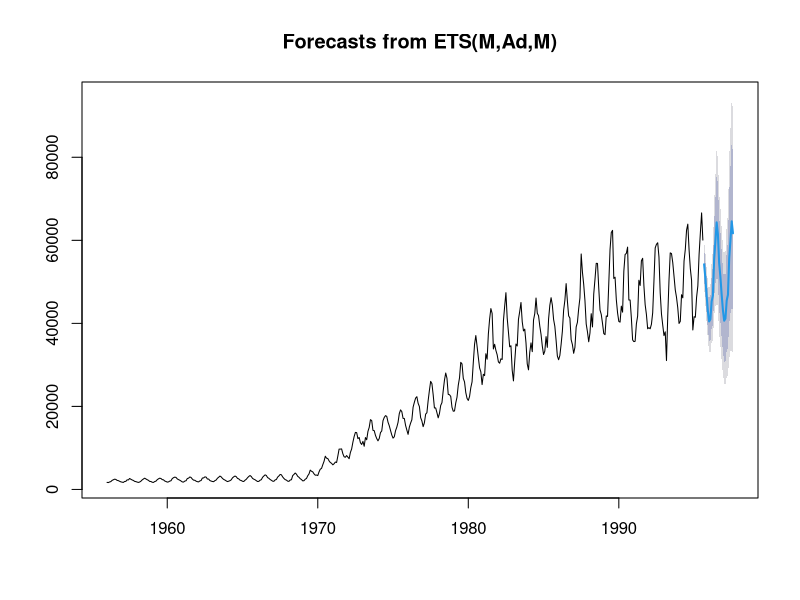

Write the R code that produced this figure.
## ---- chunk 1
library(forecast)
library(ggplot2)

fit <- ets(gas)
# Forecast two years ahead
fc <- forecast(fit, h = 24)
plot(fc)
## ---- chunk 2
set.seed(2015)
nsim <- 10000
h <- 6
sim <- numeric(nsim)
for (i in seq_len(nsim)) {
  sim[i] <- sum(simulate(fit, future = TRUE, nsim = h))
}
meanagg <- mean(sim)
## ---- chunk 3
sum(fc$mean[1:6])
## ---- chunk 4
# 80% interval:
quantile(sim, prob = c(0.1, 0.9))
# 95% interval:
quantile(sim, prob = c(0.025, 0.975))
